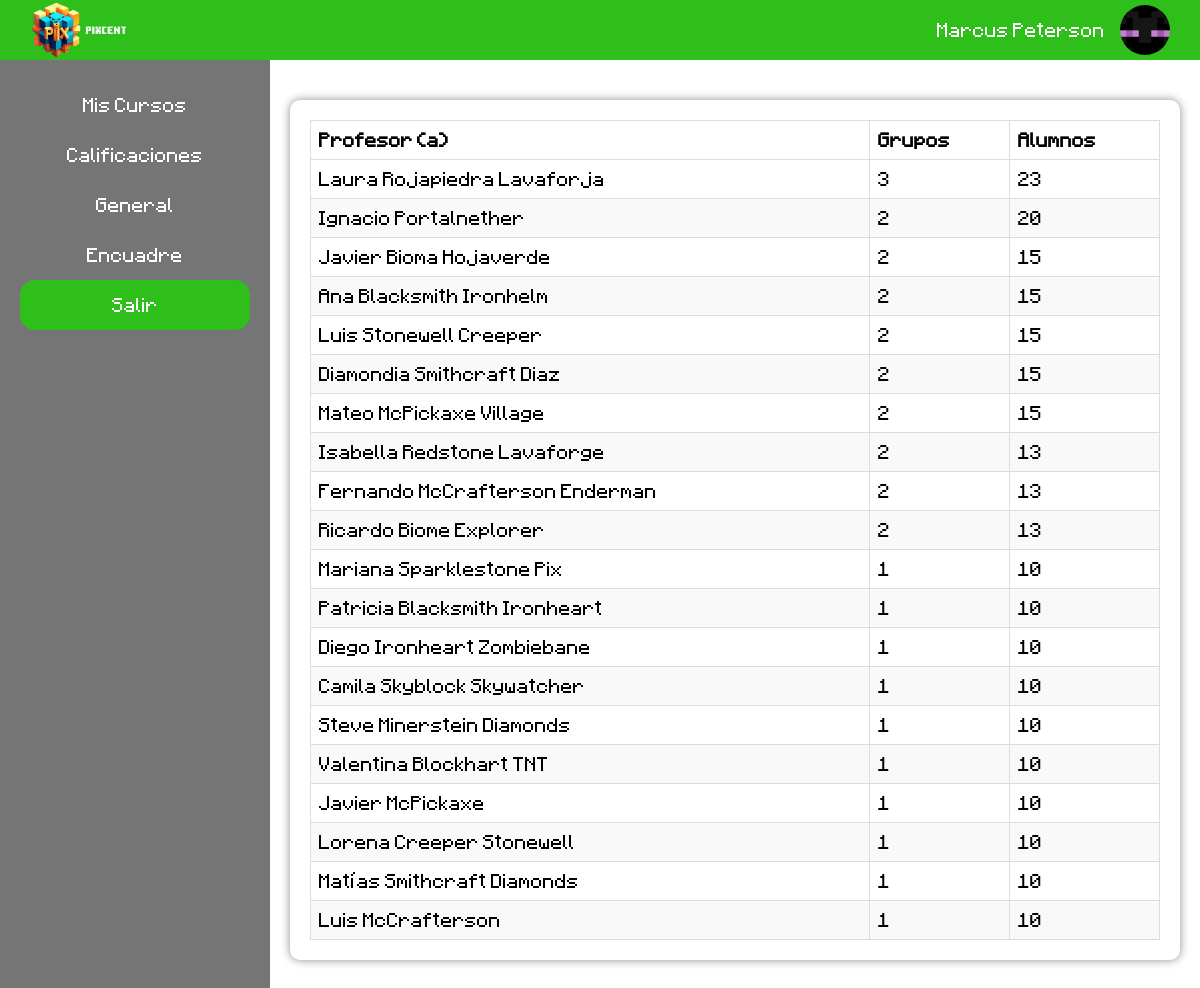
The app's page /login/pages/Calificaciones.php (signed in) with its own data.
### tables this page shows
create table if not exists Profesor (
	id int unsigned primary key not null auto_increment,
    idPersona int unsigned not null unique,
    foreign key (idPersona) references Persona(id) on update cascade on delete cascade
);

create table if not exists Persona (
	id int unsigned primary key not null auto_increment,
    usuario varchar(32) not null unique,
    nombre varchar(32) not null,
    paterno varchar(32) not null,
    materno varchar(32),
    correo varchar(64) not null,
    contra varchar(32) not null,
    nacimiento date,
    registro datetime default current_timestamp,
    sexo char check(sexo = 'M' OR sexo = 'F'),
    direccion varchar(128)
);

### login/controlador/controlador_admin.php (the view)
<?php
include("../modelo/conexion.php");
if (isset($_SESSION["conexionBD"])) {
    $consultarCal = "select `cecyp`.`Profesor`.`id` AS `idProfesor`,`cecyp`.`Persona`.`nombre` AS `nombre`,`cecyp`.`Persona`.`paterno` AS `paterno`,`cecyp`.`Persona`.`materno` AS `materno`,count(distinct `cecyp`.`Grupo`.`id`) AS `grupos`,count(distinct `cecyp`.`Matricula`.`idAlumno`) AS `alumnos` from (((`cecyp`.`Profesor` join `cecyp`.`Persona` on(`cecyp`.`Persona`.`id` = `cecyp`.`Profesor`.`idPersona`)) left join `cecyp`.`Grupo` on(`cecyp`.`Grupo`.`idProfesor` = `cecyp`.`Profesor`.`id`)) left join `cecyp`.`Matricula` on(`cecyp`.`Matricula`.`idGrupo` = `cecyp`.`Grupo`.`id`)) group by `cecyp`.`Profesor`.`id`,`cecyp`.`Persona`.`id` order by `cecyp`.`Profesor`.`id`";
    $resultados = mysqli_query($conexion, $consultarCal);
    if ($resultados) {
        ?>
        <table>
            <thead>
                <tr>
                    <th>Profesor (a)</th>
                    <th>Grupos</th>
                    <th>Alumnos</th>
                </tr>
            </thead>
            <tbody>
                <?php
                while ($row = $resultados->fetch_array()) {
                    echo '<tr>';
                    echo '<td>' . $row['nombre'] . "  ". $row['paterno']. " ". $row['materno']. '</td>';
                    echo '<td>' . $row['grupos'] . '</td>';
                    echo '<td>' . $row['alumnos'] . '</td>';
                    echo '</tr>';
                }
                ?>
            </tbody>
        </table>
        <?php
    }
}
?>

### login/pages/Calificaciones.php (shortened to what this page needs)
<!DOCTYPE html>
<html lang="en">
<head>
	<link rel="stylesheet" href="../css/estiloheader.css">
	<link rel="stylesheet" href="../css/calificaciones.css">
</head>
<body>
	<div class="container">
		<header>
			<div class="nav-top">
				<div class="pix">
					<img src="../img/icon/LogoF.png" alt="Pixcent-Logo">
				</div>
				<div class="profile">
					<?php
					echo $_SESSION["nombres"] . " " . $_SESSION["ApPaterno"];
					$tipoUsuario = $_SESSION["TipoCuenta"];
					$imagenUsuario = "";
					switch ($tipoUsuario) {
						case "A":
							$imagenUsuario = "admin.jpg";
							break;
					}
					echo '<img src="../img/user/' . $imagenUsuario . '" alt="user' . $tipoUsuario . '">';
					?>
				</div>
			</div>
		</header>
		<div class="contenido">
			<div class="dashboard">
				<div class="nav-left">
					<li><a href="">Mis Cursos</a></li>
					<li><a href="">Calificaciones</a></li>
					<li><a href="">General</a></li>
					<li><a href="">Encuadre</a></li>
					<div class="logout">
						<a class="btnout" href="../controlador/controlador_cerrar_sesion.php">Salir</a>
					</div>
				</div>
			</div>
			<?php
			$tipoUsuario = $_SESSION["TipoCuenta"];
			switch ($tipoUsuario) {
				case "A":
					?>
					<div class="content">
						<div class="Calif-User">
							<?php
							include("../controlador/controlador_admin.php");
							?>
						</div>
					</div>
					<?php
					break;
					?>
					<?php
			}
			?>
		</div>
	</div>
</body>
</html>

### login/css/estiloheader.css (style rules this page uses)
* { margin: 0; padding: 0; box-sizing: border-box; font-family: letraminecraft; }
li { list-style: none; }
a { text-decoration: none; color: #ffffff; }
.contenido { display:flex; }
.content { position: relative; height: 100%; width: 100%; z-index: 1; padding: 20px; }
.dashboard { background-color: rgb(117, 117, 117); padding: 20px 20px; position:relative; display: flex; flex-direction: column; line-height: 50px; }
.nav-top { position: static; top: 0; width: 100%; background-color: #2ebf1b; height: 60px; padding: 0 30px 0 30px; display: flex; justify-content: space-between; align-items: center; z-index: 1; }
.nav-top img { width: 15%; }
.nav-left { width: 230px; text-align: center; }
.pix { right: 0; }
.profile { color: #ffffff; width: 500px; display: flex; align-items: center; justify-content: end; }
.profile img { margin-left: 15px; border-radius: 100%; width: 50px; }
.btnout { width: 100%; }
.logout { display: flex; justify-content: center; background-color: #2ebf1b; border-top-left-radius: 15px; border-top-right-radius: 15px; border-bottom-left-radius: 15px; border-bottom-right-radius: 15px; cursor: pointer; }
.logout a { color: white; }

### login/css/calificaciones.css (style rules this page uses)
.Calif-User { margin: 20px auto; background-color: #fff; padding: 20px; border-radius: 10px; box-shadow: 0 0 10px rgba(0, 0, 0, 0.452); }
.Calif-User table { width: 100%; border-collapse: collapse; }
.Calif-User th, .Calif-User td { border: 1px solid #ddd; padding: 8px; text-align: left; }
.Calif-User tbody tr:nth-child(even) { background-color: #f9f9f9; }

### records on screen
profesor: idPersona.nombre "Laura", idPersona.paterno "Rojapiedra", idPersona.materno "Lavaforja", grupos "3", alumnos "23"
profesor: idPersona.nombre "Ignacio", idPersona.paterno "Portalnether", grupos "2", alumnos "20"
profesor: idPersona.nombre "Javier", idPersona.paterno "Bioma", idPersona.materno "Hojaverde", grupos "2", alumnos "15"
profesor: idPersona.nombre "Ana", idPersona.paterno "Blacksmith", idPersona.materno "Ironhelm", grupos "2", alumnos "15"
profesor: idPersona.nombre "Luis", idPersona.paterno "Stonewell", idPersona.materno "Creeper", grupos "2", alumnos "15"
profesor: idPersona.nombre "Diamondia", idPersona.paterno "Smithcraft", idPersona.materno "Diaz", grupos "2", alumnos "15"
profesor: idPersona.nombre "Mateo", idPersona.paterno "McPickaxe", idPersona.materno "Village", grupos "2", alumnos "15"
profesor: idPersona.nombre "Isabella", idPersona.paterno "Redstone", idPersona.materno "Lavaforge", grupos "2", alumnos "13"
profesor: idPersona.nombre "Fernando", idPersona.paterno "McCrafterson", idPersona.materno "Enderman", grupos "2", alumnos "13"
profesor: idPersona.nombre "Ricardo", idPersona.paterno "Biome", idPersona.materno "Explorer", grupos "2", alumnos "13"
profesor: idPersona.nombre "Mariana", idPersona.paterno "Sparklestone", idPersona.materno "Pix", grupos "1", alumnos "10"
profesor: idPersona.nombre "Patricia", idPersona.paterno "Blacksmith", idPersona.materno "Ironheart", grupos "1", alumnos "10"
profesor: idPersona.nombre "Diego", idPersona.paterno "Ironheart", idPersona.materno "Zombiebane", grupos "1", alumnos "10"
profesor: idPersona.nombre "Camila", idPersona.paterno "Skyblock", idPersona.materno "Skywatcher", grupos "1", alumnos "10"
profesor: idPersona.nombre "Steve", idPersona.paterno "Minerstein", idPersona.materno "Diamonds", grupos "1", alumnos "10"
profesor: idPersona.nombre "Valentina", idPersona.paterno "Blockhart", idPersona.materno "TNT", grupos "1", alumnos "10"
profesor: idPersona.nombre "Javier", idPersona.paterno "McPickaxe", grupos "1", alumnos "10"
profesor: idPersona.nombre "Lorena", idPersona.paterno "Creeper", idPersona.materno "Stonewell", grupos "1", alumnos "10"
profesor: idPersona.nombre "Matías", idPersona.paterno "Smithcraft", idPersona.materno "Diamonds", grupos "1", alumnos "10"
profesor: idPersona.nombre "Luis", idPersona.paterno "McCrafterson", grupos "1", alumnos "10"

### other values on screen
$_SESSION["nombres"] "Marcus"
$_SESSION["ApPaterno"] "Peterson"
